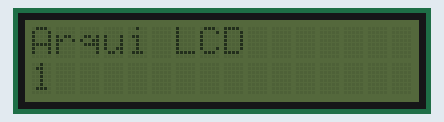
The sketch below on a simulated Arduino Leonardo, built with avr-gcc and run on an emulated ATmega32U4. Shown: 16×2 character LCD.

Above: at 0.1 s.
At 4.1 s:
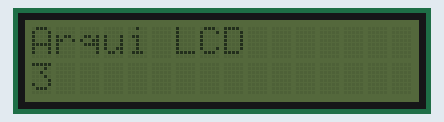
At 9.1 s:
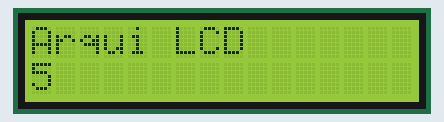
At 18.2 s:
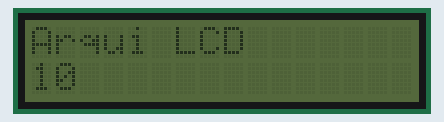
At 27.2 s:
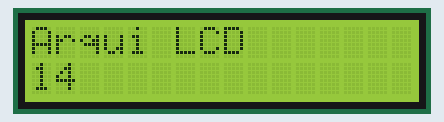
At 37.2 s:
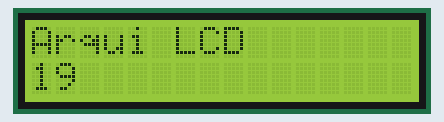

Measured:
- what the display in image 1 shows lasts 1.0 s, from 4.1 s to 5.1 s

The sketch:

lcd_i2c.ino
```cpp
#include <Wire.h>
#include <LCD.h>
#include <LiquidCrystal_I2C.h>

#define I2C_ADDR 0x27
#define BACKLIGHT_PIN 3
#define EN_PIN 2
#define RW_PIN 1
#define RS_PIN 0
#define D4_PIN 4
#define D5_PIN 5
#define D6_PIN 6
#define D7_PIN 7

LiquidCrystal_I2C lcd(I2C_ADDR, EN_PIN, RW_PIN, RS_PIN, D4_PIN, D5_PIN, D6_PIN, D7_PIN);

void setup() {
  lcd.begin(16, 2);
  lcd.setBacklightPin(BACKLIGHT_PIN, POSITIVE);
  lcd.setBacklight(HIGH);
  lcd.home();
  lcd.print("Arqui LCD");
}

int n = 1;

void loop() {
  lcd.setCursor(0, 1);
  lcd.print(n++, DEC);
  lcd.setBacklight(LOW);
  delay(1000);
  lcd.setBacklight(HIGH);
  delay(1000);
}
```
